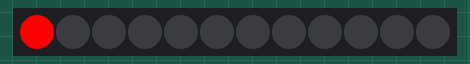
This sketch was run on a simulated Arduino Uno, built with avr-gcc and run on an emulated ATmega328P. Parts: 12 RGB LEDs in strip order, left to right.

Above: at 0.1 s.
At 0.6 s:
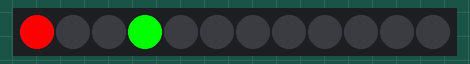
At 1.1 s:
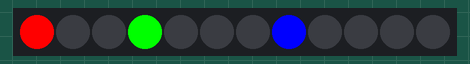
At 1.6 s:
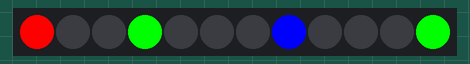

The sketch:

verificare_led.ino
```cpp
#include <FastLED.h>

#define LED_PIN     6
#define NUM_LEDS    12

CRGB leds[NUM_LEDS];

void setup() {

  FastLED.addLeds<WS2812, LED_PIN, GRB>(leds, NUM_LEDS);

}

void loop() {

  leds[0] = CRGB(255, 0, 0);
  FastLED.show();
  delay(500);
  leds[3] = CRGB(0, 255, 0);
  FastLED.show();
  delay(500);
  leds[7] = CRGB(0, 0, 255);
  FastLED.show();
  delay(500);
  leds[11] = CRGB(0, 255, 0);
  FastLED.show();
  delay(500);

}
```

Measured:
- what the display in image 1 shows lasts 0.5 s, from 0.5 s to 1.0 s
